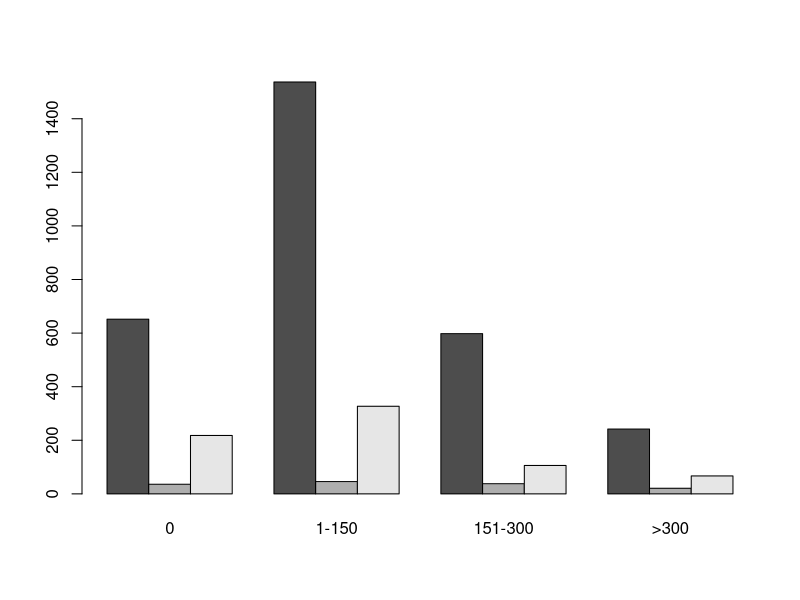
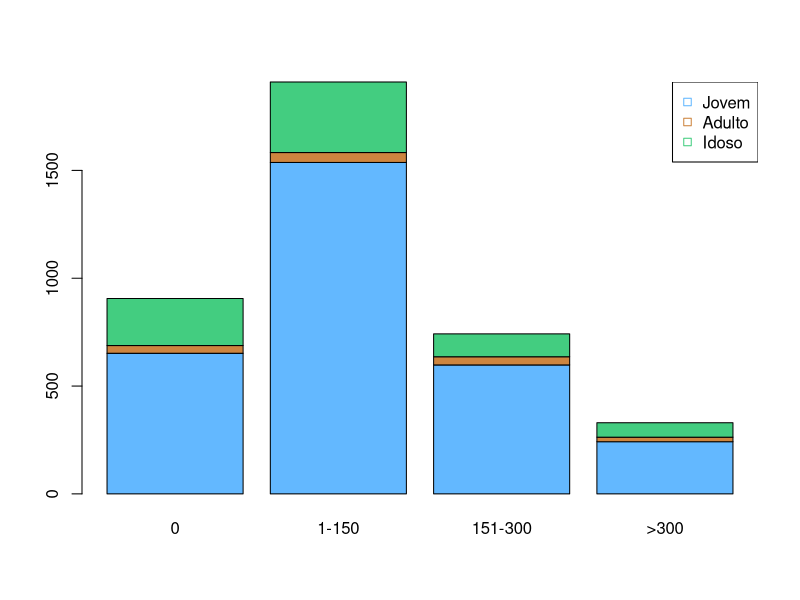
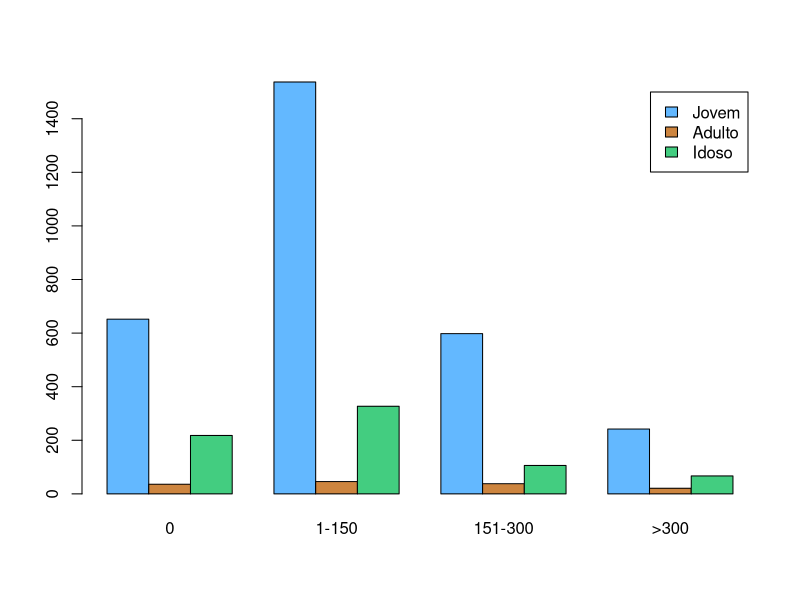
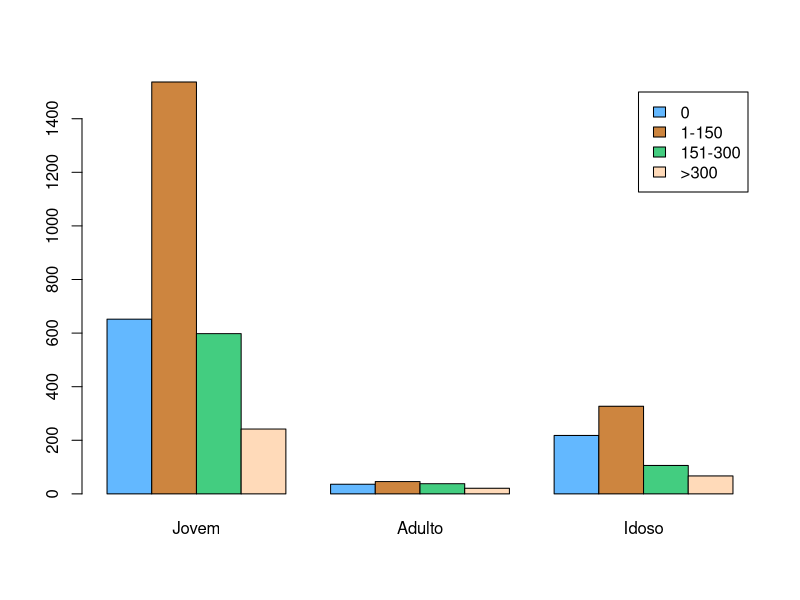

The R script that drew these images, in order:
# Bar Plots

# Obs.: Caso tenha problemas com a acentuação, consulte este llink:
# https://support.rstudio.com/hc/en-us/articles/200532197-Character-Encoding

# Configurando o diretório de trabalho
# Coloque entre aspas o diretório de trabalho que você está usando no seu computador
# Não use diretórios com espaço no nome
setwd("d:/Projetos/datascience/RFundamentos/Cap04")
getwd()

#------------------------------------------------------------------------------
?barplot

# Preparando os dados
dados <- matrix(c(652,1537,598,242,36,46,38,21,218,327,106,67), nrow=3, byrow=T)
dados

# Nomeando linhas e colunas
colnames(dados) <- c("0","1-150","151-300",">300")
rownames(dados) <- c("Jovem","Adulto","Idoso")
dados

# Construindo o barplot
barplot(dados, beside=T)

# Construindo o plot - Stacked Bar Plot
# As 3 faixas de idade são representadas na mesma coluna para as diferentes quantidades
barplot(dados, col=c("steelblue1","tan3","seagreen3"))

# Crie uma legenda para o gráfico anteriro
?legend
legend(x= "topright", legend = c("Jovem","Adulto","Idoso"),
       pch = 0,
       col = c("steelblue1","tan3","seagreen3"))

# Agora temos uma coluna para cada faixa etária, mas na mesma faixa de quantidade
barplot(dados, beside=T, col=c("steelblue1","tan3","seagreen3"), legend = c("Jovem","Adulto","Idoso"))

# Com a Transposta da matriz, invertemos as posições entre faixa etária e faixa de quantidade
barplot(t(dados), beside=T, col=c("steelblue1","tan3","seagreen3","peachpuff1"), legend=c("0","1-150","151-300",">300"))

